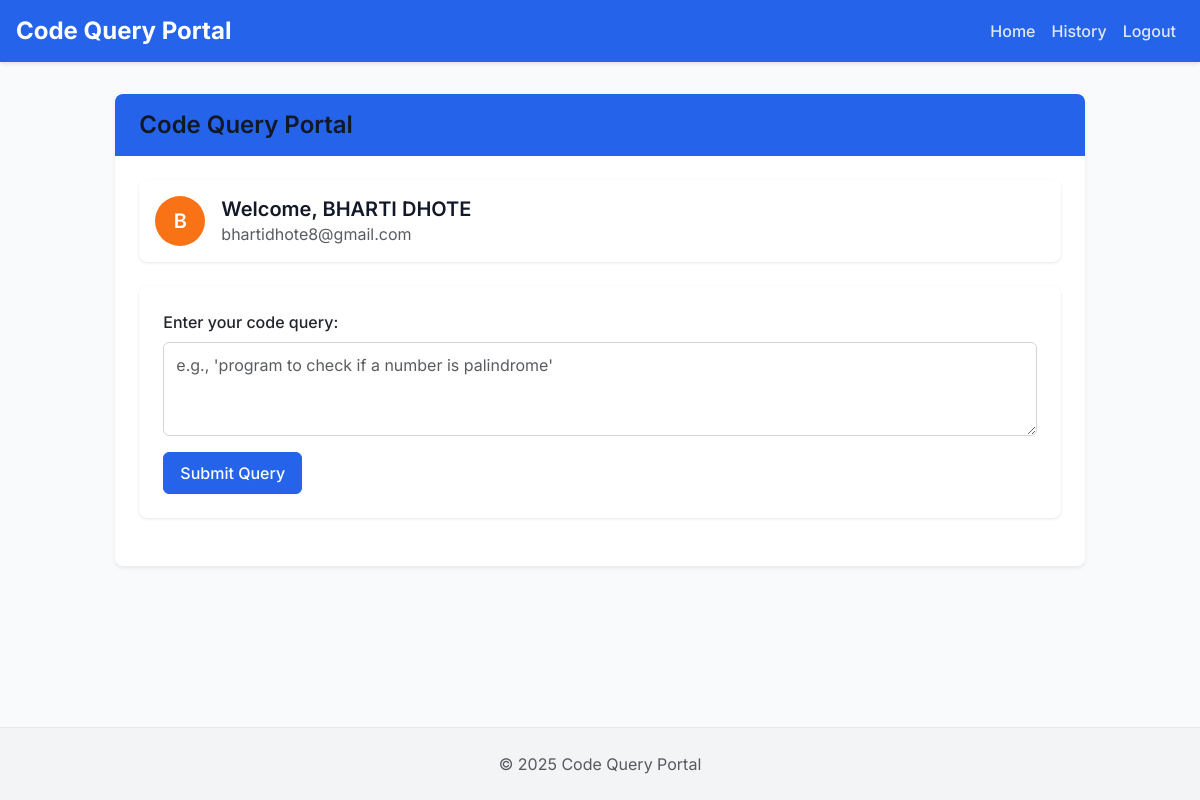
The app's page / (signed in) with its own data.
### app.py (models this page shows)
class User(db.Model):
    id = db.Column(db.Integer, primary_key=True)
    email = db.Column(db.String(120), unique=True, nullable=False)
    name = db.Column(db.String(120), nullable=True)
    profile_pic = db.Column(db.String(255), nullable=True)
    created_at = db.Column(db.DateTime, default=datetime.utcnow)
    queries = db.relationship('Query', backref='user', lazy=True)

### app.py (the view)
@app.route('/')
def index():
    if 'user_id' in session:
        user = User.query.get(session['user_id'])
        return render_template('index.html', user=user)
    return redirect(url_for('login'))

### app.py (called while the page is built)
@app.context_processor
def inject_now():
    return {'now': datetime.now()}

### templates/index.html (shortened to what this page needs)
{% extends 'base.html' %}
{% block content %}
<div class="row justify-content-center">
    <div class="col-lg-10">
        <div class="card shadow-sm">
            <div class="card-header d-flex align-items-center">
                <h4 class="mb-0">Code Query Portal</h4>
            </div>
            <div class="card-body">
                <div class="user-info mb-4">
                    <div class="d-flex align-items-center">
                        <div class="avatar-circle">
                            {{ user.name[0] if user.name else user.email[0] }}
                        </div>
                        <div>
                            <h5 class="mb-0">Welcome, {{ user.name.upper() if user.name else user.email.upper() }}</h5>
                            <p class="text-muted mb-0">{{ user.email }}</p>
                        </div>
                    </div>
                </div>
                <div class="query-container mb-4">
                    <form id="queryForm">
                        <div class="mb-3">
                            <label for="queryInput" class="form-label fw-medium">Enter your code query:</label>
                            <textarea class="form-control" id="queryInput" rows="3" placeholder="e.g., 'program to check if a number is palindrome'"></textarea>
                        </div>
                        <button type="submit" class="btn btn-primary">Submit Query</button>
                    </form>
                </div>
            </div>
        </div>
    </div>
</div>
{% endblock %}

### static/css/style.css (style rules this page uses)
:root { --primary: #2563eb; --primary-dark: #1d4ed8; --primary-light: #3b82f6; --secondary: #f97316; --secondary-dark: #ea580c; --gray-100: #f3f4f6; --gray-200: #e5e7eb; --gray-300: #d1d5db; --gray-400: #9ca3af; --gray-500: #6b7280; --gray-600: #4b5563; --gray-700: #374151; --gray-800: #1f2937; --gray-900: #111827; --success: #10b981; --danger: #ef4444; --warning: #f59e0b; --info: #3b82f6; }
body { font-family: 'Inter', -apple-system, BlinkMacSystemFont, 'Segoe UI', Roboto, Oxygen, Ubuntu, Cantarell, 'Open Sans', 'Helvetica Neue', sans-serif; background-color: #f9fafb; color: var(--gray-800); line-height: 1.5; min-height: 100vh; display: flex; flex-direction: column; }
h1, h2, h3, h4, h5, h6 { font-weight: 600; line-height: 1.25; margin-bottom: 0.5rem; color: var(--gray-900); }
.card { border: none; border-radius: 0.5rem; box-shadow: 0 4px 6px -1px rgba(0, 0, 0, 0.1), 0 2px 4px -1px rgba(0, 0, 0, 0.06); overflow: hidden; transition: transform 0.2s, box-shadow 0.2s; }
.card-header { background-color: var(--primary); color: rgb(243, 238, 238); font-weight: 600; padding: 1rem 1.5rem; border-bottom: none; }
.card-body { padding: 1.5rem; }
.btn { font-weight: 500; padding: 0.5rem 1rem; border-radius: 0.375rem; transition: all 0.2s; }
.btn-primary { background-color: var(--primary); border-color: var(--primary); }
.form-control { border-radius: 0.375rem; border: 1px solid var(--gray-300); padding: 0.625rem 0.75rem; }
.avatar-circle { width: 50px; height: 50px; border-radius: 50%; display: flex; align-items: center; justify-content: center; color: white; font-weight: 600; font-size: 1.25rem; margin-right: 1rem; background-color: var(--secondary); }
.user-info { background-color: white; border-radius: 0.5rem; padding: 1rem; box-shadow: 0 1px 3px rgba(0, 0, 0, 0.1); margin-bottom: 1.5rem; }
.query-container { background-color: white; border-radius: 0.5rem; padding: 1.5rem; box-shadow: 0 1px 3px rgba(0, 0, 0, 0.1); }

### records on screen
User: name "B", name "BHARTI DHOTE", email "bhartidhote8@gmail.com"
